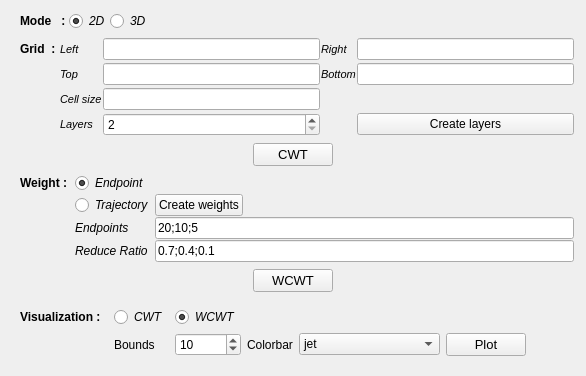
      <widget class="QWidget" name="page_cwt">
       <layout class="QGridLayout" name="gridLayout_21">
        <item row="5" column="0" colspan="3">
         <widget class="QFrame" name="frame_8">
          <property name="frameShape">
           <enum>QFrame::NoFrame</enum>
          </property>
          <property name="frameShadow">
           <enum>QFrame::Raised</enum>
          </property>
          <layout class="QGridLayout" name="gridLayout_6">
           <item row="0" column="0">
            <widget class="QLabel" name="lab_visualization">
             <property name="font">
              <font>
               <pointsize>9</pointsize>
               <weight>75</weight>
               <italic>false</italic>
               <bold>true</bold>
               <underline>false</underline>
               <strikeout>false</strikeout>
               <stylestrategy>PreferDefault</stylestrategy>
               <kerning>true</kerning>
              </font>
             </property>
             <property name="text">
              <string>Visualization :  </string>
             </property>
            </widget>
           </item>
           <item row="1" column="6">
            <spacer name="horizontalSpacer_25">
             <property name="orientation">
              <enum>Qt::Horizontal</enum>
             </property>
             <property name="sizeHint" stdset="0">
              <size>
               <width>40</width>
               <height>20</height>
              </size>
             </property>
            </spacer>
           </item>
           <item row="0" column="1">
            <widget class="QRadioButton" name="btn_rd_cwt">
             <property name="font">
              <font>
               <pointsize>9</pointsize>
               <weight>50</weight>
               <italic>true</italic>
               <bold>false</bold>
               <underline>false</underline>
               <strikeout>false</strikeout>
               <stylestrategy>PreferDefault</stylestrategy>
               <kerning>true</kerning>
              </font>
             </property>
             <property name="text">
              <string>CWT</string>
             </property>
             <property name="checked">
              <bool>false</bool>
             </property>
            </widget>
           </item>
           <item row="0" column="2">
            <widget class="QRadioButton" name="btn_rd_wcwt">
             <property name="font">
              <font>
               <pointsize>9</pointsize>
               <weight>50</weight>
               <italic>true</italic>
               <bold>false</bold>
               <underline>false</underline>
               <strikeout>false</strikeout>
               <stylestrategy>PreferDefault</stylestrategy>
               <kerning>true</kerning>
              </font>
             </property>
             <property name="text">
              <string>WCWT</string>
             </property>
             <property name="checked">
              <bool>true</bool>
             </property>
            </widget>
           </item>
           <item row="1" column="1">
            <widget class="QLabel" name="label_14">
             <property name="font">
              <font>
               <pointsize>9</pointsize>
              </font>
             </property>
             <property name="text">
              <string>Bounds</string>
             </property>
            </widget>
           </item>
           <item row="1" column="2">
            <widget class="QSpinBox" name="sBox_bounds_cwt">
             <property name="font">
              <font>
               <pointsize>9</pointsize>
              </font>
             </property>
             <property name="cursor">
              <cursorShape>PointingHandCursor</cursorShape>
             </property>
             <property name="minimum">
              <number>1</number>
             </property>
             <property name="value">
              <number>10</number>
             </property>
            </widget>
           </item>
           <item row="1" column="3">
            <widget class="QLabel" name="label_16">
             <property name="font">
              <font>
               <pointsize>9</pointsize>
              </font>
             </property>
             <property name="text">
              <string>Colorbar</string>
             </property>
            </widget>
           </item>
           <item row="1" column="4">
            <widget class="QComboBox" name="cBox_colorbar_cwt">
             <property name="font">
              <font>
               <pointsize>9</pointsize>
              </font>
             </property>
             <property name="cursor">
              <cursorShape>PointingHandCursor</cursorShape>
             </property>
             <item>
              <property name="text">
               <string>jet</string>
              </property>
             </item>
             <item>
              <property name="text">
               <string>brewer_Spectral_11</string>
              </property>
             </item>
            </widget>
           </item>
           <item row="1" column="5">
            <widget class="QPushButton" name="btn_plot_cwt">
             <property name="font">
              <font>
               <pointsize>10</pointsize>
               <weight>50</weight>
               <italic>false</italic>
               <bold>false</bold>
               <underline>false</underline>
               <strikeout>false</strikeout>
               <stylestrategy>PreferDefault</stylestrategy>
               <kerning>true</kerning>
              </font>
             </property>
             <property name="cursor">
              <cursorShape>PointingHandCursor</cursorShape>
             </property>
             <property name="text">
              <string>Plot</string>
             </property>
            </widget>
           </item>
          </layout>
         </widget>
        </item>
        <item row="3" column="0" colspan="3">
         <widget class="QFrame" name="frame_2">
          <property name="font">
           <font>
            <pointsize>9</pointsize>
            <weight>50</weight>
            <italic>false</italic>
            <bold>false</bold>
            <underline>false</underline>
            <strikeout>false</strikeout>
            <stylestrategy>PreferDefault</stylestrategy>
            <kerning>true</kerning>
           </font>
          </property>
          <property name="frameShape">
           <enum>QFrame::NoFrame</enum>
          </property>
          <property name="frameShadow">
           <enum>QFrame::Raised</enum>
          </property>
          <layout class="QGridLayout" name="gridLayout_9">
           <property name="leftMargin">
            <number>9</number>
           </property>
           <property name="topMargin">
            <number>1</number>
           </property>
           <property name="rightMargin">
            <number>1</number>
           </property>
           <property name="bottomMargin">
            <number>1</number>
           </property>
           <property name="spacing">
            <number>1</number>
           </property>
           <item row="3" column="1">
            <widget class="QLabel" name="lab_weight_traj_endp_cwt">
             <property name="font">
              <font>
               <pointsize>9</pointsize>
               <weight>50</weight>
               <italic>true</italic>
               <bold>false</bold>
               <underline>false</underline>
               <strikeout>false</strikeout>
               <stylestrategy>PreferDefault</stylestrategy>
               <kerning>true</kerning>
              </font>
             </property>
             <property name="text">
              <string>Endpoints</string>
             </property>
            </widget>
           </item>
           <item row="4" column="1">
            <widget class="QLabel" name="lab_reduce_ratio_cwt">
             <property name="font">
              <font>
               <pointsize>9</pointsize>
               <weight>50</weight>
               <italic>true</italic>
               <bold>false</bold>
               <underline>false</underline>
               <strikeout>false</strikeout>
               <stylestrategy>PreferDefault</stylestrategy>
               <kerning>true</kerning>
              </font>
             </property>
             <property name="text">
              <string>Reduce Ratio</string>
             </property>
            </widget>
           </item>
           <item row="3" column="2" colspan="5">
            <widget class="QLineEdit" name="ledit_weight_cwt">
             <property name="text">
              <string>20;10;5</string>
             </property>
            </widget>
           </item>
           <item row="0" column="0">
            <widget class="QLabel" name="lab_weight__cwt">
             <property name="font">
              <font>
               <pointsize>9</pointsize>
               <weight>75</weight>
               <italic>false</italic>
               <bold>true</bold>
               <underline>false</underline>
               <strikeout>false</strikeout>
               <stylestrategy>PreferDefault</stylestrategy>
               <kerning>true</kerning>
              </font>
             </property>
             <property name="text">
              <string>Weight :  </string>
             </property>
            </widget>
           </item>
           <item row="2" column="4">
            <spacer name="horizontalSpacer">
             <property name="orientation">
              <enum>Qt::Horizontal</enum>
             </property>
             <property name="sizeHint" stdset="0">
              <size>
               <width>40</width>
               <height>20</height>
              </size>
             </property>
            </spacer>
           </item>
           <item row="2" column="2">
            <widget class="QPushButton" name="btn_create_weights_cwt">
             <property name="cursor">
              <cursorShape>PointingHandCursor</cursorShape>
             </property>
             <property name="text">
              <string>Create weights</string>
             </property>
            </widget>
           </item>
           <item row="4" column="2" colspan="5">
            <widget class="QLineEdit" name="ledit_reduce_ratio_cwt">
             <property name="text">
              <string>0.7;0.4;0.1</string>
             </property>
            </widget>
           </item>
           <item row="0" column="1">
            <widget class="QRadioButton" name="btn_rd_endpoint_cwt">
             <property name="font">
              <font>
               <pointsize>9</pointsize>
               <weight>50</weight>
               <italic>true</italic>
               <bold>false</bold>
               <underline>false</underline>
               <strikeout>false</strikeout>
               <stylestrategy>PreferDefault</stylestrategy>
               <kerning>true</kerning>
              </font>
             </property>
             <property name="cursor">
              <cursorShape>PointingHandCursor</cursorShape>
             </property>
             <property name="text">
              <string>Endpoint</string>
             </property>
             <property name="checked">
              <bool>true</bool>
             </property>
            </widget>
           </item>
           <item row="2" column="1">
            <widget class="QRadioButton" name="btn_rd_trajectory_cwt">
             <property name="font">
              <font>
               <pointsize>9</pointsize>
               <weight>50</weight>
               <italic>true</italic>
               <bold>false</bold>
               <underline>false</underline>
               <strikeout>false</strikeout>
               <stylestrategy>PreferDefault</stylestrategy>
               <kerning>true</kerning>
              </font>
             </property>
             <property name="cursor">
              <cursorShape>PointingHandCursor</cursorShape>
             </property>
             <property name="tabletTracking">
              <bool>true</bool>
             </property>
             <property name="text">
              <string>Trajectory</string>
             </property>
            </widget>
           </item>
          </layout>
         </widget>
        </item>
        <item row="0" column="0" colspan="3">
         <widget class="QFrame" name="frame_5">
          <property name="maximumSize">
           <size>
            <width>16777215</width>
            <height>40</height>
           </size>
          </property>
          <property name="frameShape">
           <enum>QFrame::NoFrame</enum>
          </property>
          <property name="frameShadow">
           <enum>QFrame::Raised</enum>
          </property>
          <layout class="QHBoxLayout" name="horizontalLayout">
           <property name="spacing">
            <number>0</number>
           </property>
           <property name="leftMargin">
            <number>9</number>
           </property>
           <property name="topMargin">
            <number>0</number>
           </property>
           <property name="rightMargin">
            <number>0</number>
           </property>
           <property name="bottomMargin">
            <number>0</number>
           </property>
           <item>
            <widget class="QLabel" name="lab_mode_cwt">
             <property name="maximumSize">
              <size>
               <width>16777215</width>
               <height>40</height>
              </size>
             </property>
             <property name="font">
              <font>
               <pointsize>9</pointsize>
               <weight>75</weight>
               <italic>false</italic>
               <bold>true</bold>
               <underline>false</underline>
               <strikeout>false</strikeout>
               <stylestrategy>PreferDefault</stylestrategy>
               <kerning>true</kerning>
              </font>
             </property>
             <property name="text">
              <string>Mode   : </string>
             </property>
            </widget>
           </item>
           <item>
            <widget class="QRadioButton" name="btn_rd_2D_cwt">
             <property name="font">
              <font>
               <pointsize>9</pointsize>
               <weight>50</weight>
               <italic>true</italic>
               <bold>false</bold>
               <underline>false</underline>
               <strikeout>false</strikeout>
               <stylestrategy>PreferDefault</stylestrategy>
               <kerning>true</kerning>
              </font>
             </property>
             <property name="cursor">
              <cursorShape>PointingHandCursor</cursorShape>
             </property>
             <property name="text">
              <string>2D</string>
             </property>
             <property name="iconSize">
              <size>
               <width>16</width>
               <height>16</height>
              </size>
             </property>
             <property name="checked">
              <bool>true</bool>
             </property>
            </widget>
           </item>
           <item>
            <widget class="QRadioButton" name="btn_rd_3D_cwt">
             <property name="font">
              <font>
               <pointsize>9</pointsize>
               <weight>50</weight>
               <italic>true</italic>
               <bold>false</bold>
               <underline>false</underline>
               <strikeout>false</strikeout>
               <stylestrategy>PreferDefault</stylestrategy>
               <kerning>true</kerning>
              </font>
             </property>
             <property name="cursor">
              <cursorShape>PointingHandCursor</cursorShape>
             </property>
             <property name="text">
              <string>3D</string>
             </property>
             <property name="checked">
              <bool>false</bool>
             </property>
            </widget>
           </item>
           <item>
            <spacer name="horizontalSpacer_6">
             <property name="orientation">
              <enum>Qt::Horizontal</enum>
             </property>
             <property name="sizeHint" stdset="0">
              <size>
               <width>10</width>
               <height>10</height>
              </size>
             </property>
            </spacer>
           </item>
          </layout>
         </widget>
        </item>
        <item row="2" column="0">
         <spacer name="horizontalSpacer_3">
          <property name="orientation">
           <enum>Qt::Horizontal</enum>
          </property>
          <property name="sizeHint" stdset="0">
           <size>
            <width>183</width>
            <height>20</height>
           </size>
          </property>
         </spacer>
        </item>
        <item row="1" column="0" colspan="3">
         <widget class="QFrame" name="frame_6">
          <property name="font">
           <font>
            <pointsize>9</pointsize>
            <weight>50</weight>
            <italic>false</italic>
            <bold>false</bold>
            <underline>false</underline>
            <strikeout>false</strikeout>
            <stylestrategy>PreferDefault</stylestrategy>
            <kerning>true</kerning>
           </font>
          </property>
          <property name="frameShape">
           <enum>QFrame::NoFrame</enum>
          </property>
          <property name="frameShadow">
           <enum>QFrame::Raised</enum>
          </property>
          <layout class="QGridLayout" name="gridLayout_11">
           <property name="topMargin">
            <number>1</number>
           </property>
           <property name="rightMargin">
            <number>1</number>
           </property>
           <property name="bottomMargin">
            <number>1</number>
           </property>
           <property name="horizontalSpacing">
            <number>1</number>
           </property>
           <property name="verticalSpacing">
            <number>3</number>
           </property>
           <item row="0" column="5">
            <widget class="QLineEdit" name="ledit_right_cwt">
             <property name="text">
              <string/>
             </property>
            </widget>
           </item>
           <item row="1" column="5">
            <widget class="QLineEdit" name="ledit_bottom_cwt">
             <property name="text">
              <string/>
             </property>
            </widget>
           </item>
           <item row="0" column="3">
            <widget class="QLineEdit" name="ledit_left_cwt">
             <property name="enabled">
              <bool>true</bool>
             </property>
             <property name="maximumSize">
              <size>
               <width>16777215</width>
               <height>16777215</height>
              </size>
             </property>
             <property name="text">
              <string/>
             </property>
            </widget>
           </item>
           <item row="0" column="2">
            <widget class="QLabel" name="lab_left_cwt">
             <property name="font">
              <font>
               <pointsize>8</pointsize>
               <weight>50</weight>
               <italic>true</italic>
               <bold>false</bold>
               <underline>false</underline>
               <strikeout>false</strikeout>
               <stylestrategy>PreferDefault</stylestrategy>
               <kerning>true</kerning>
              </font>
             </property>
             <property name="text">
              <string>Left</string>
             </property>
             <property name="indent">
              <number>0</number>
             </property>
            </widget>
           </item>
           <item row="2" column="3">
            <widget class="QLineEdit" name="ledit_cell_size_cwt">
             <property name="text">
              <string/>
             </property>
            </widget>
           </item>
           <item row="1" column="2">
            <widget class="QLabel" name="lab_top_cwt">
             <property name="font">
              <font>
               <pointsize>8</pointsize>
               <weight>50</weight>
               <italic>true</italic>
               <bold>false</bold>
               <underline>false</underline>
               <strikeout>false</strikeout>
               <stylestrategy>PreferDefault</stylestrategy>
               <kerning>true</kerning>
              </font>
             </property>
             <property name="text">
              <string>Top</string>
             </property>
             <property name="indent">
              <number>0</number>
             </property>
            </widget>
           </item>
           <item row="3" column="3">
            <widget class="QSpinBox" name="sBox_layers_cwt">
             <property name="minimum">
              <number>2</number>
             </property>
             <property name="maximum">
              <number>999999999</number>
             </property>
            </widget>
           </item>
           <item row="0" column="4">
            <widget class="QLabel" name="lab_right_cwt">
             <property name="font">
              <font>
               <pointsize>8</pointsize>
               <weight>50</weight>
               <italic>true</italic>
               <bold>false</bold>
               <underline>false</underline>
               <strikeout>false</strikeout>
               <stylestrategy>PreferDefault</stylestrategy>
               <kerning>true</kerning>
              </font>
             </property>
             <property name="text">
              <string>Right</string>
             </property>
             <property name="indent">
              <number>0</number>
             </property>
            </widget>
           </item>
           <item row="3" column="2">
            <widget class="QLabel" name="lab_layers_cwt">
             <property name="font">
              <font>
               <pointsize>8</pointsize>
               <weight>50</weight>
               <italic>true</italic>
               <bold>false</bold>
               <underline>false</underline>
               <strikeout>false</strikeout>
               <stylestrategy>PreferDefault</stylestrategy>
               <kerning>true</kerning>
              </font>
             </property>
             <property name="text">
              <string>Layers</string>
             </property>
             <property name="indent">
              <number>0</number>
             </property>
            </widget>
           </item>
           <item row="1" column="3">
            <widget class="QLineEdit" name="ledit_top_cwt">
             <property name="text">
              <string/>
             </property>
            </widget>
           </item>
           <item row="3" column="5">
            <widget class="QPushButton" name="btn_create_layers_cwt">
             <property name="cursor">
              <cursorShape>PointingHandCursor</cursorShape>
             </property>
             <property name="text">
              <string>Create layers</string>
             </property>
            </widget>
           </item>
           <item row="0" column="0" colspan="2">
            <widget class="QLabel" name="lab_Grid_cwt">
             <property name="font">
              <font>
               <pointsize>9</pointsize>
               <weight>75</weight>
               <italic>false</italic>
               <bold>true</bold>
               <underline>false</underline>
               <strikeout>false</strikeout>
               <stylestrategy>PreferDefault</stylestrategy>
               <kerning>false</kerning>
              </font>
             </property>
             <property name="text">
              <string>Grid  : </string>
             </property>
            </widget>
           </item>
           <item row="2" column="2">
            <widget class="QLabel" name="lab_cell_size_cwt">
             <property name="font">
              <font>
               <pointsize>8</pointsize>
               <weight>50</weight>
               <italic>true</italic>
               <bold>false</bold>
               <underline>false</underline>
               <strikeout>false</strikeout>
               <stylestrategy>PreferDefault</stylestrategy>
               <kerning>true</kerning>
              </font>
             </property>
             <property name="text">
              <string>Cell size</string>
             </property>
             <property name="indent">
              <number>0</number>
             </property>
            </widget>
           </item>
           <item row="1" column="4">
            <widget class="QLabel" name="lab_bottom_cwt">
             <property name="font">
              <font>
               <pointsize>8</pointsize>
               <weight>50</weight>
               <italic>true</italic>
               <bold>false</bold>
               <underline>false</underline>
               <strikeout>false</strikeout>
               <stylestrategy>PreferDefault</stylestrategy>
               <kerning>true</kerning>
              </font>
             </property>
             <property name="text">
              <string>Bottom</string>
             </property>
             <property name="margin">
              <number>0</number>
             </property>
             <property name="indent">
              <number>0</number>
             </property>
             <property name="textInteractionFlags">
              <set>Qt::LinksAccessibleByMouse</set>
             </property>
            </widget>
           </item>
          </layout>
         </widget>
        </item>
        <item row="2" column="2">
         <spacer name="horizontalSpacer_8">
          <property name="orientation">
           <enum>Qt::Horizontal</enum>
          </property>
          <property name="sizeHint" stdset="0">
           <size>
            <width>183</width>
            <height>20</height>
           </size>
          </property>
         </spacer>
        </item>
        <item row="2" column="1">
         <widget class="QPushButton" name="btn_cwt">
          <property name="font">
           <font>
            <pointsize>10</pointsize>
            <weight>50</weight>
            <italic>false</italic>
            <bold>false</bold>
            <underline>false</underline>
            <strikeout>false</strikeout>
            <stylestrategy>PreferDefault</stylestrategy>
            <kerning>true</kerning>
           </font>
          </property>
          <property name="cursor">
           <cursorShape>PointingHandCursor</cursorShape>
          </property>
          <property name="text">
           <string>CWT</string>
          </property>
         </widget>
        </item>
        <item row="4" column="1">
         <widget class="QPushButton" name="btn_wcwt">
          <property name="font">
           <font>
            <pointsize>10</pointsize>
            <weight>50</weight>
            <italic>false</italic>
            <bold>false</bold>
            <underline>false</underline>
            <strikeout>false</strikeout>
            <stylestrategy>PreferDefault</stylestrategy>
            <kerning>true</kerning>
           </font>
          </property>
          <property name="cursor">
           <cursorShape>PointingHandCursor</cursorShape>
          </property>
          <property name="text">
           <string>WCWT</string>
          </property>
         </widget>
        </item>
        <item row="4" column="0">
         <spacer name="horizontalSpacer_23">
          <property name="orientation">
           <enum>Qt::Horizontal</enum>
          </property>
          <property name="sizeHint" stdset="0">
           <size>
            <width>40</width>
            <height>20</height>
           </size>
          </property>
         </spacer>
        </item>
        <item row="4" column="2">
         <spacer name="horizontalSpacer_24">
          <property name="orientation">
           <enum>Qt::Horizontal</enum>
          </property>
          <property name="sizeHint" stdset="0">
           <size>
            <width>40</width>
            <height>20</height>
           </size>
          </property>
         </spacer>
        </item>
       </layout>
      </widget>
